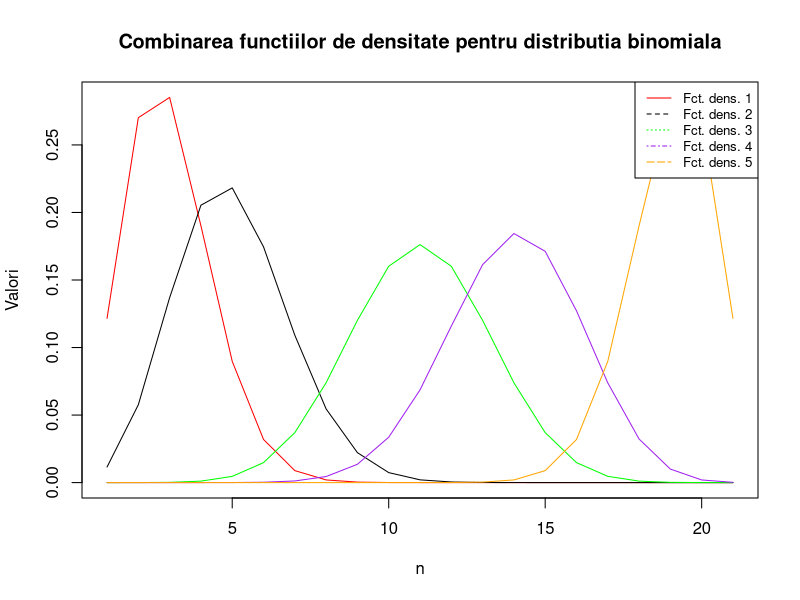
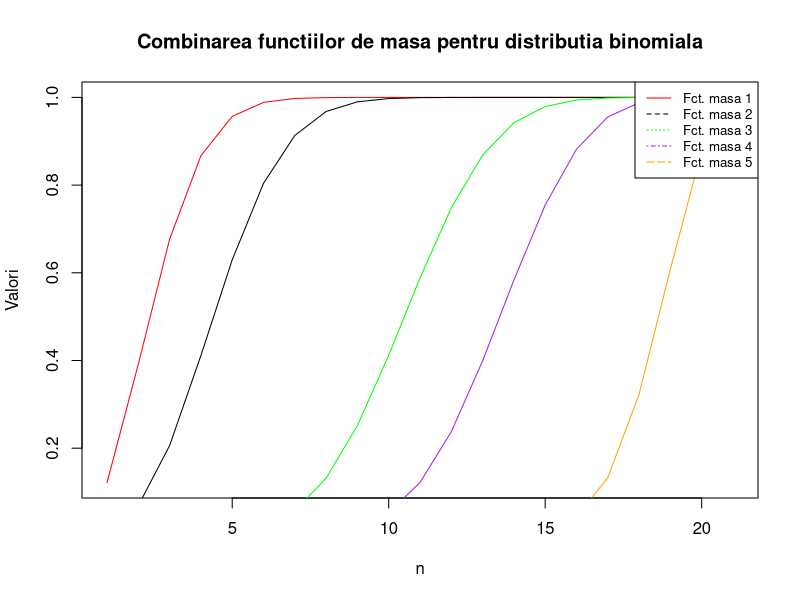
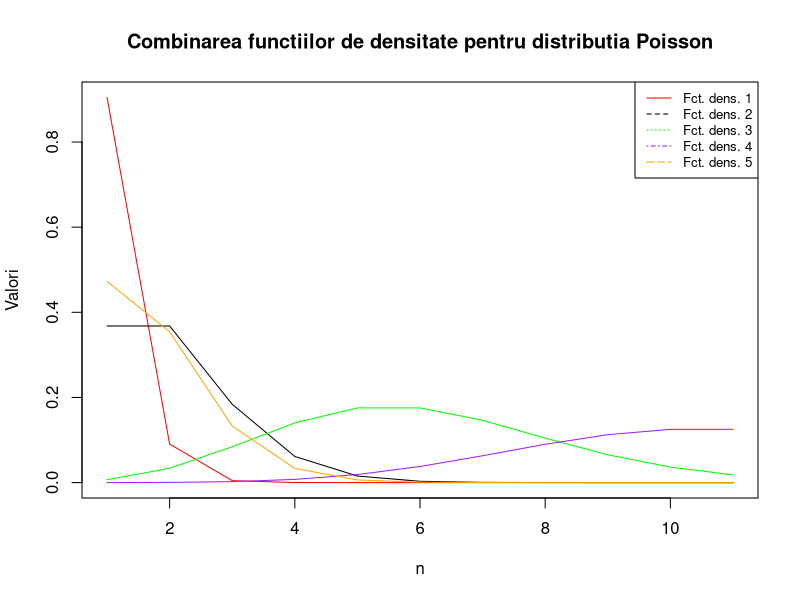
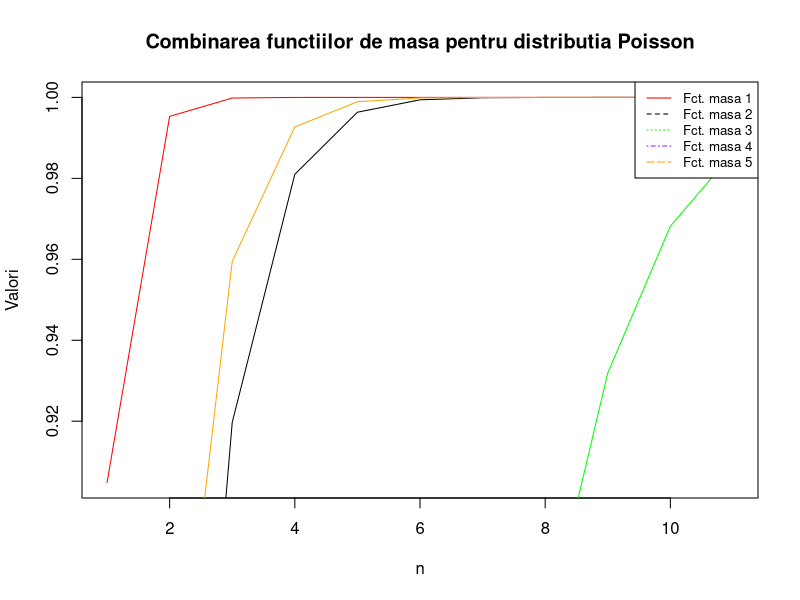
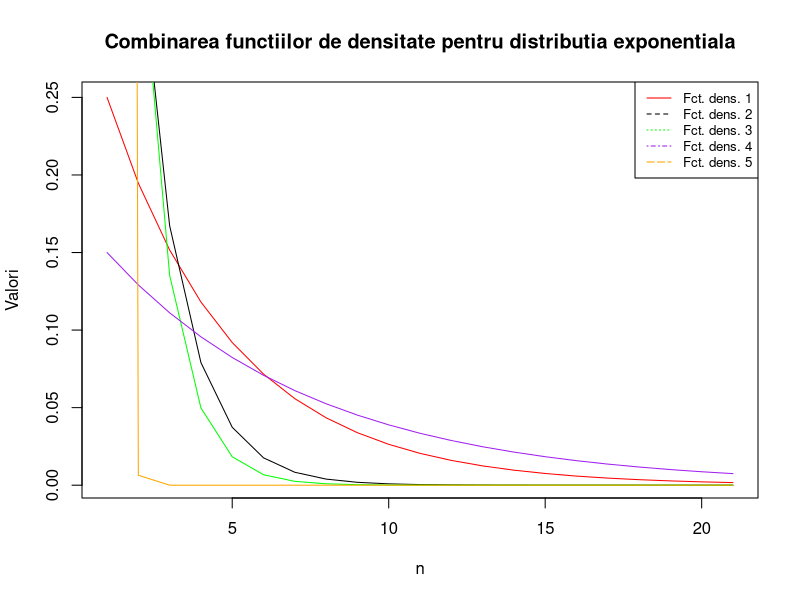
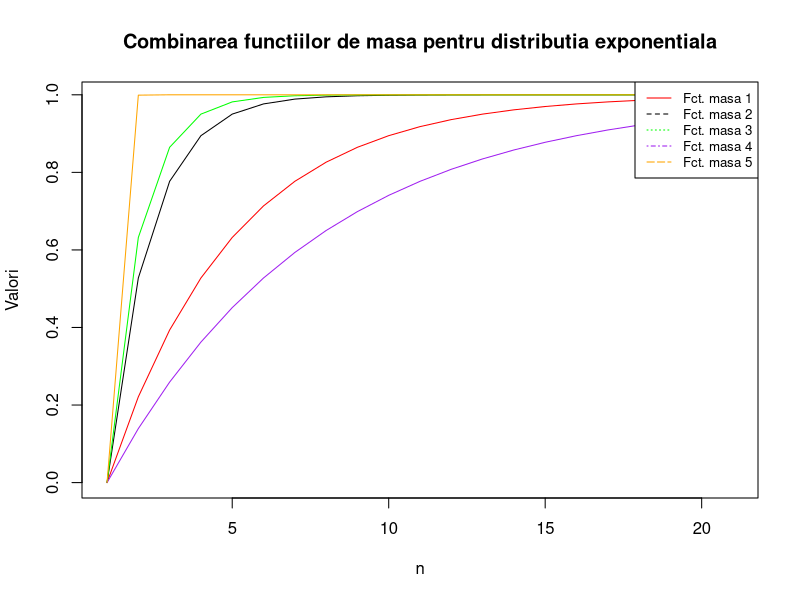
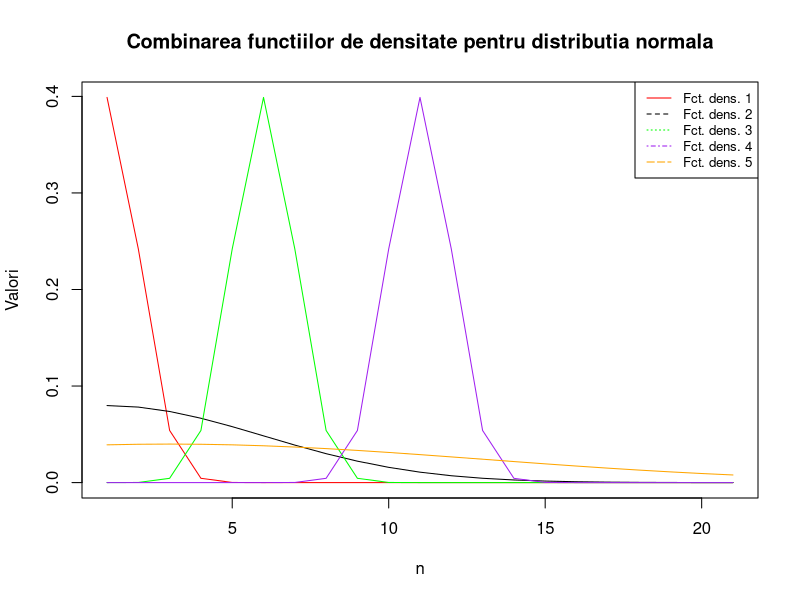
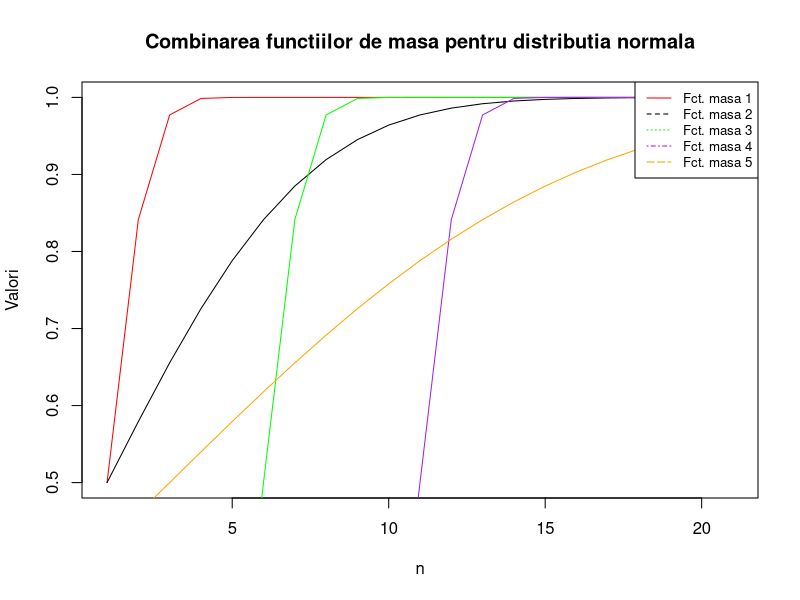

The R source for these figures, in order: (Note: this script raises an error after producing the figures.)
library(ggplot2)
poisson_ex = rpois(1000,350)
binomial_ex = rbinom(1000, 10, 0.3)
exponential_ex = rexp(1000,15)
norm_ex = rnorm(1000,350)

var(binomial_ex)
mean(binomial_ex)

var(poisson_ex)
mean(poisson_ex)

var(exponential_ex)
mean(exponential_ex)

var(norm_ex)
mean(norm_ex)

graph_binom <- function(n,prob1,prob2,prob3,prob4,prob5){

  
  x=n[length(n)]
bin1 = data.frame(b_density=dbinom(n,x, prob1), b_mass=pbinom(n,x, prob1))
bin2 = data.frame(b_density=dbinom(n,x, prob2), b_mass=pbinom(n,x, prob2))
bin3 = data.frame(b_density=dbinom(n,x, prob3), b_mass=pbinom(n,x, prob3))
bin4 = data.frame(b_density=dbinom(n,x, prob4), b_mass=pbinom(n,x, prob4))
bin5 = data.frame(b_density=dbinom(n,x, prob5), b_mass=pbinom(n,x, prob5))

 plot(bin1$b_density,xlab="n",ylab="Valori",col="red",type="l",main="Combinarea functiilor de densitate pentru distributia binomiala") 
lines(bin2$b_density,col="black")
lines(bin3$b_density,col="green")
lines(bin4$b_density,col="purple")
lines(bin5$b_density,col="orange")
legend("topright",legend=c("Fct. dens. 1","Fct. dens. 2","Fct. dens. 3","Fct. dens. 4", "Fct. dens. 5"),col=c("red","black","green","purple","orange"),lty=1:5,cex=0.8)

plot(bin1$b_mass,xlab="n",ylab="Valori",col="red",type="l",main="Combinarea functiilor de masa pentru distributia binomiala") 
lines(bin2$b_mass,col="black")
lines(bin3$b_mass,col="green")
lines(bin4$b_mass,col="purple")
lines(bin5$b_mass,col="orange")
legend("topright",legend=c("Fct. masa 1","Fct. masa 2","Fct. masa 3","Fct. masa 4", "Fct. masa 5"),col=c("red","black","green","purple","orange"),lty=1:5,cex=0.8)

}
graph_binom(0:20,0.1,0.2,0.5,0.65,0.9)


graph_poisson <- function(n,prob1,prob2,prob3,prob4,prob5){
  

  poiss1 = data.frame(p_density=dpois(n,prob1), p_mass=ppois(n,prob1))
  poiss2 = data.frame(p_density=dpois(n,prob2), p_mass=ppois(n,prob2))
  poiss3 = data.frame(p_density=dpois(n,prob3), p_mass=ppois(n,prob3))
  poiss4 = data.frame(p_density=dpois(n,prob4), p_mass=ppois(n,prob4))
  poiss5 = data.frame(p_density=dpois(n,prob5), p_mass=ppois(n,prob5))
  
  plot(poiss1$p_density,xlab="n",ylab="Valori",col="red",type="l",main="Combinarea functiilor de densitate pentru distributia Poisson") 
  lines(poiss2$p_density,col="black")
  lines(poiss3$p_density,col="green")
  lines(poiss4$p_density,col="purple")
  lines(poiss5$p_density,col="orange")
  legend("topright",legend=c("Fct. dens. 1","Fct. dens. 2","Fct. dens. 3","Fct. dens. 4", "Fct. dens. 5"),col=c("red","black","green","purple","orange"),lty=1:5,cex=0.8)
  
  plot(poiss1$p_mass,xlab="n",ylab="Valori",col="red",type="l",main="Combinarea functiilor de masa pentru distributia Poisson") 
  lines(poiss2$p_mass,col="black")
  lines(poiss3$p_mass,col="green")
  lines(poiss4$p_mass,col="purple")
  lines(poiss5$p_mass,col="orange")
  legend("topright",legend=c("Fct. masa 1","Fct. masa 2","Fct. masa 3","Fct. masa 4", "Fct. masa 5"),col=c("red","black","green","purple","orange"),lty=1:5,cex=0.8)
  
}

graph_poisson(0:10,0.1,1,5,10,0.75)



graph_exponential <- function(n,prob1,prob2,prob3,prob4,prob5){
  

  exp1 = data.frame(e_density=dexp(n,prob1), e_mass=pexp(n,prob1))
  exp2 = data.frame(e_density=dexp(n,prob2), e_mass=pexp(n,prob2))
  exp3 = data.frame(e_density=dexp(n,prob3), e_mass=pexp(n,prob3))
  exp4 = data.frame(e_density=dexp(n,prob4), e_mass=pexp(n,prob4))
  exp5 = data.frame(e_density=dexp(n,prob5), e_mass=pexp(n,prob5))
  
  plot(exp1$e_density,xlab="n",ylab="Valori",col="red",type="l",main="Combinarea functiilor de densitate pentru distributia exponentiala") 
  lines(exp2$e_density,col="black")
  lines(exp3$e_density,col="green")
  lines(exp4$e_density,col="purple")
  lines(exp5$e_density,col="orange")
  legend("topright",legend=c("Fct. dens. 1","Fct. dens. 2","Fct. dens. 3","Fct. dens. 4", "Fct. dens. 5"),col=c("red","black","green","purple","orange"),lty=1:5,cex=0.8)
  
  plot(exp1$e_mass,xlab="n",ylab="Valori",col="red",type="l",main="Combinarea functiilor de masa pentru distributia exponentiala") 
  lines(exp2$e_mass,col="black")
  lines(exp3$e_mass,col="green")
  lines(exp4$e_mass,col="purple")
  lines(exp5$e_mass,col="orange")
  legend("topright",legend=c("Fct. masa 1","Fct. masa 2","Fct. masa 3","Fct. masa 4", "Fct. masa 5"),col=c("red","black","green","purple","orange"),lty=1:5,cex=0.8)
    
}

graph_exponential(0:20,0.25,0.75,1,0.15,7)



graph_normal <- function(n,prob1,x1,prob2,x2,prob3,x3,prob4,x4,prob5,x5){
  
  norm1 = data.frame(n_density=dnorm(n,x1, prob1), n_mass=pnorm(n,x1, prob1))
  norm2 = data.frame(n_density=dnorm(n,x2, prob2), n_mass=pnorm(n,x2, prob2))
  norm3 = data.frame(n_density=dnorm(n,x3, prob3), n_mass=pnorm(n,x3, prob3))
  norm4 = data.frame(n_density=dnorm(n,x4, prob4), n_mass=pnorm(n,x4, prob4))
  norm5 = data.frame(n_density=dnorm(n,x5, prob5), n_mass=pnorm(n,x5, prob5))
  
  plot (norm1$n_density,xlab="n",ylab="Valori",col="red",type="l",main="Combinarea functiilor de densitate pentru distributia normala") 
  lines(norm2$n_density,col="black")
  lines(norm3$n_density,col="green")
  lines(norm4$n_density,col="purple")
  lines(norm5$n_density,col="orange")
  legend("topright",legend=c("Fct. dens. 1","Fct. dens. 2","Fct. dens. 3","Fct. dens. 4", "Fct. dens. 5"),col=c("red","black","green","purple","orange"),lty=1:5,cex=0.8)
  
  plot (norm1$n_mass,xlab="n",ylab="Valori",col="red",type="l",main="Combinarea functiilor de masa pentru distributia normala") 
  lines(norm2$n_mass,col="black")
  lines(norm3$n_mass,col="green")
  lines(norm4$n_mass,col="purple")
  lines(norm5$n_mass,col="orange")
  legend("topright",legend=c("Fct. masa 1","Fct. masa 2","Fct. masa 3","Fct. masa 4", "Fct. masa 5"),col=c("red","black","green","purple","orange"),lty=1:5,cex=0.8)
  
}

graph_normal(0:20,1,0,5,0,1,5,1,10,10,2)



aproximarea_poisson <- function(n,p,k){

  lambda=n*p #calculam lambda
  result=0
  for(x in 1:k){
    fraction=lambda^x
    fraction=fraction/factorial(x)
    result= result + (exp(-lambda))*fraction}

  return(result)
    }

aproximare_normala<- function(n,p,k){
  
  numitor=k-n*p
  numarator=sqrt(n*p-(1-p))
  result=pnorm(numitor/numarator)
  return(result)
  
}

aproximare_normala_cu_factor_de_corectie <- function(n,p,k){
  
  
  numitor=k+0.5-n*p
  numarator=sqrt(n*p-(1-p))
  result=pnorm(numitor/numarator)
  return(result)
  
}

aproximare_camp_paulson<- function (n,p,k){
  
  a_numitor=9*(n-k)
  
  a=1/a_numitor
  
  b_numitor=9*(k+1)
  
  b=1/b_numitor
  
  r_numarator=(k+1)*(1-p)
  
  r_numitor=p*(n-k)
  
  r=r_numarator/r_numitor
  
  c=(1-b)*r^(1/3)
  
  miu= 1-a
  
  sigma = sqrt(a+ b*r^(2/3))

  result=pnorm((c-miu)/sigma)
  
  return(result)
}

i=1
k=10
#for(i in 1:10)
#aprox_1=cbind(i,
#              rbinom(25,k,0.05),
#              aproximarea_poisson(25,0.05,k),
#              aproximare_normala(25,0.05,k),
#              aproximare_normala_cu_factor_de_corectie(25,0.05,k),
#              aproximare_camp_paulson(25,0.05,k)
#              )
#print(aprox_1)

#a<-aproximare_camp_paulson(25,0.05,i)
#print(a)
i=1
aproximari <- function(n,p){
while(i<=10) 
 { if(i==1)vect1<- c(pbinom(n,i,p),
           aproximarea_poisson(n,p,i),
           aproximare_normala(n,p,i),
           aproximare_normala_cu_factor_de_corectie(n,p,i),
           aproximare_camp_paulson(n,p,i))
 
if(i==2)vect2<- c(pbinom(n,i,p),
           aproximarea_poisson(n,p,i),
           aproximare_normala(n,p,i),
           aproximare_normala_cu_factor_de_corectie(n,p,i),
           aproximare_camp_paulson(n,p,i))

if(i==3)vect3<- c(pbinom(n,i,p),
                  aproximarea_poisson(n,p,i),
                  aproximare_normala(n,p,i),
                  aproximare_normala_cu_factor_de_corectie(n,p,i),
                  aproximare_camp_paulson(n,p,i))


if(i==4)vect4<- c(pbinom(n,i,p),
                  aproximarea_poisson(n,p,i),
                  aproximare_normala(n,p,i),
                  aproximare_normala_cu_factor_de_corectie(n,p,i),
                  aproximare_camp_paulson(n,p,i))


if(i==5)vect5<- c(pbinom(n,i,p),
                  aproximarea_poisson(n,p,i),
                  aproximare_normala(n,p,i),
                  aproximare_normala_cu_factor_de_corectie(n,p,i),
                  aproximare_camp_paulson(n,p,i))


if(i==6)vect6<- c(pbinom(n,i,p),
                  aproximarea_poisson(n,p,i),
                  aproximare_normala(n,p,i),
                  aproximare_normala_cu_factor_de_corectie(n,p,i),
                  aproximare_camp_paulson(n,p,i))


if(i==7)vect7<- c(pbinom(n,i,p),
                  aproximarea_poisson(n,p,i),
                  aproximare_normala(n,p,i),
                  aproximare_normala_cu_factor_de_corectie(n,p,i),
                  aproximare_camp_paulson(n,p,i))


if(i==8)vect8<- c(pbinom(n,i,p),
                  aproximarea_poisson(n,p,i),
                  aproximare_normala(n,p,i),
                  aproximare_normala_cu_factor_de_corectie(n,p,i),
                  aproximare_camp_paulson(n,p,i))


if(i==9)vect9<- c(pbinom(n,i,p),
                  aproximarea_poisson(n,p,i),
                  aproximare_normala(n,p,i),
                  aproximare_normala_cu_factor_de_corectie(n,p,i),
                  aproximare_camp_paulson(n,p,i))


if(i==10)vect10<- c(pbinom(n,i,p),
                  aproximarea_poisson(n,p,i),
                  aproximare_normala(n,p,i),
                  aproximare_normala_cu_factor_de_corectie(n,p,i),
                  aproximare_camp_paulson(n,p,i))


 i=i+1
}
  
 
 matrixB <- matrix(c(vect1,vect2,vect3,vect4,vect5,vect6,vect7,vect8,vect9,vect10),ncol=5,byrow=TRUE)
 colnames(matrixB) <- c("Binomiala","Poison","Normala","Normala corectie","Camp-Paulson")
 rownames(matrixB) <- c("1","2","3","4","5","6","7","8","9","10")
 matrixB <- as.table(matrixB)
 matrixB
}


aproximari(25,0.05)
aproximari(50,0.05)
aproximari(100,0.05)

aproximari(25,0.1)
aproximari(50,0.1)
aproximari(100,0.1)






#1.6


skew_normal <- function(x,miu,sigma,lambda)
{
   
  #ddorm densitate 
  #pnorm fc de repartitie https://www.r-bloggers.com/normal-distribution-functions/
  param=(x-miu)/sigma
  densitatea=dnorm(param)
  repartitia=pnorm(lambda*param)
  
  result=(2/sigma)*densitatea*repartitia
  return(result)
}


graph_skew <- function(x1,x2,x3,x4,x5,miu,sigma,lambda){
  
  
  sk1 = data.frame(res=skew_normal(x1,miu,sigma,lambda))
  sk2 = data.frame(res=skew_normal(x2,miu,sigma,lambda))
  sk3 = data.frame(res=skew_normal(x3,miu,sigma,lambda))
  sk4 = data.frame(res=skew_normal(x4,miu,sigma,lambda))
  sk5 = data.frame(res=skew_normal(x5,miu,sigma,lambda))
  
  plot(sk1$res,xlab="n",ylab="Valori",col="red",type="l",main="Combinarea functiilor de densitate pentru repartitia normala-asimetrica") 
  lines(sk2$res,col="black")
  lines(sk3$res,col="green")
  lines(sk4$res,col="purple")
  lines(sk5$res,col="orange")
  legend("topright",legend=c("Fct. dens. 1","Fct. dens. 2","Fct. dens. 3","Fct. dens. 4", "Fct. dens. 5"),col=c("red","black","green","purple","orange"),lty=1:5,cex=0.8)
}
graph_skew(1,2,3,4,5,5,10,2)

# 1.7
f <- function(lambda,n,p)
{
  ((1-(2/pi)*(lambda^2)/(1+lambda^2))^3)/((2/pi)*((4/pi)-1)^2*(lambda^2/(1+lambda^2))^3)=(n*p*(1-p))/(1-2*p)^2
}
sig <- function(n,p,lambda)
{
  result=sqrt(n*p*(1-p)/(1-(2/pi)*lambda^2/(1+lambda^2)))
  return(result)
}
mi <- function(n,p,lambda,sigma)
{
  result=n*p-sigma*sqrt((2/pi)*lambda^2/(1+lambda^2))
  return(result)
}
new_function <- function(n,p)
{
  result<-uniroot(f,c(0,1),n,p) 
  lambda=sign(1-2*p)*sqrt(result^2)
  sigma=sig(n,p,lambda)
  miu=mi(n,p,lambda,sigma)
}

new_function(25,0.05)
new_function(25,0.1)

